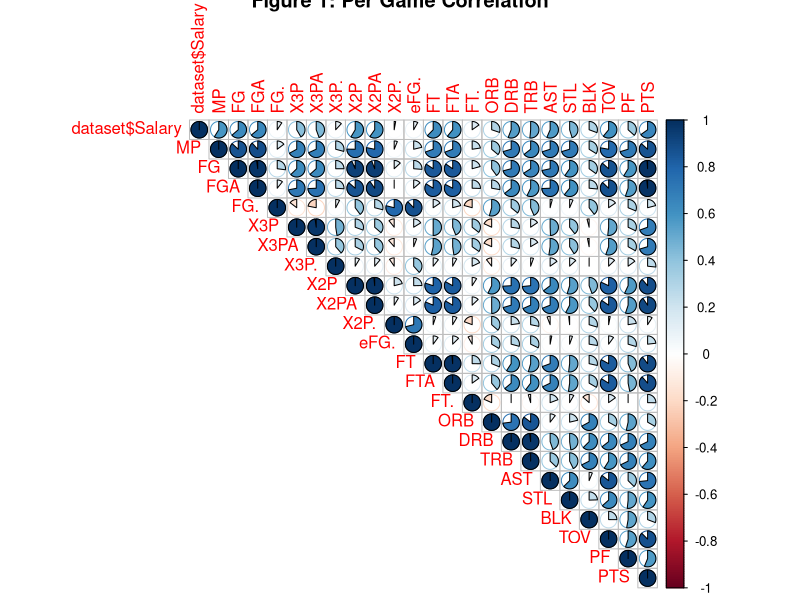
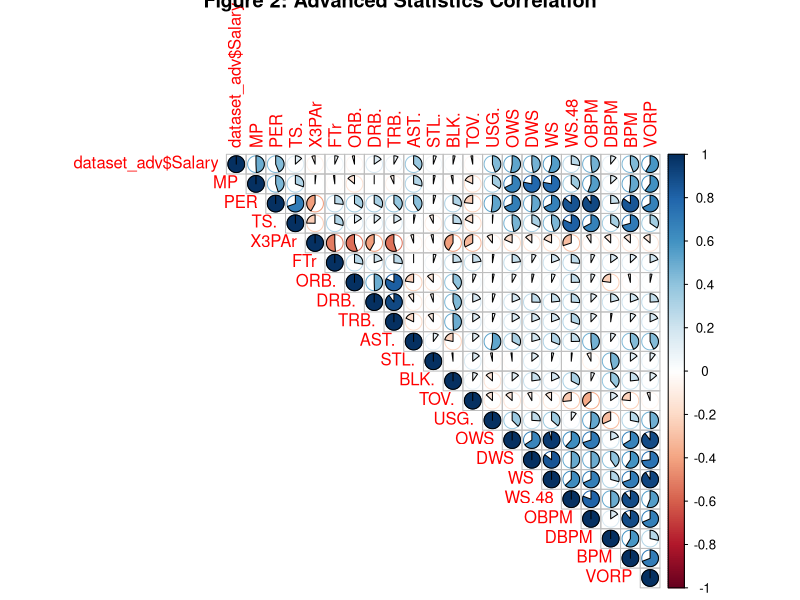
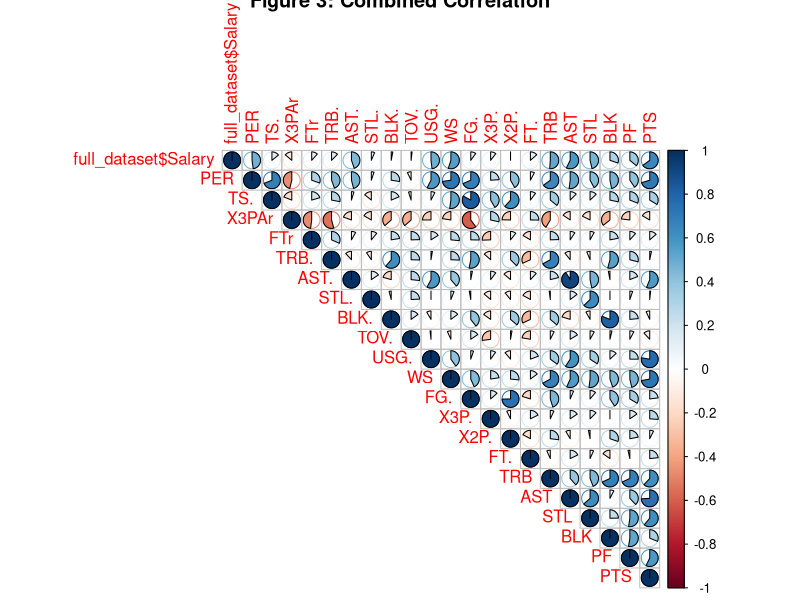
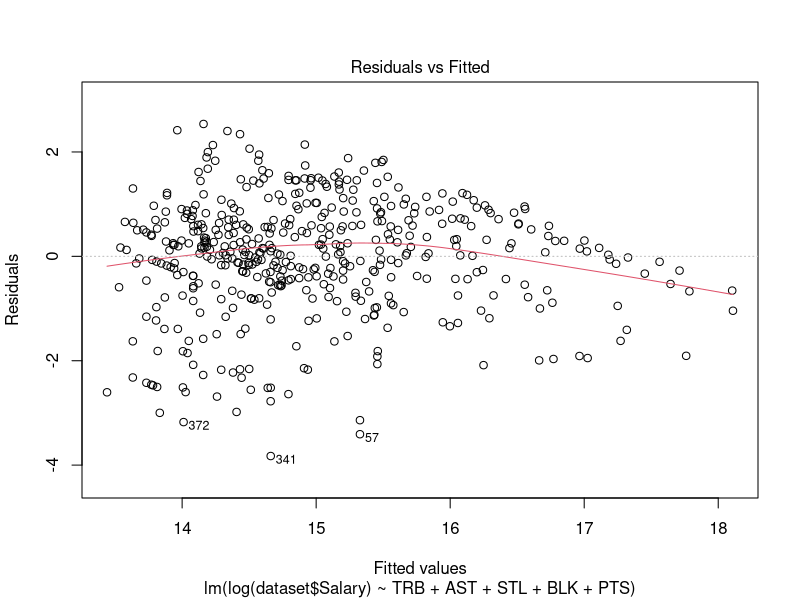
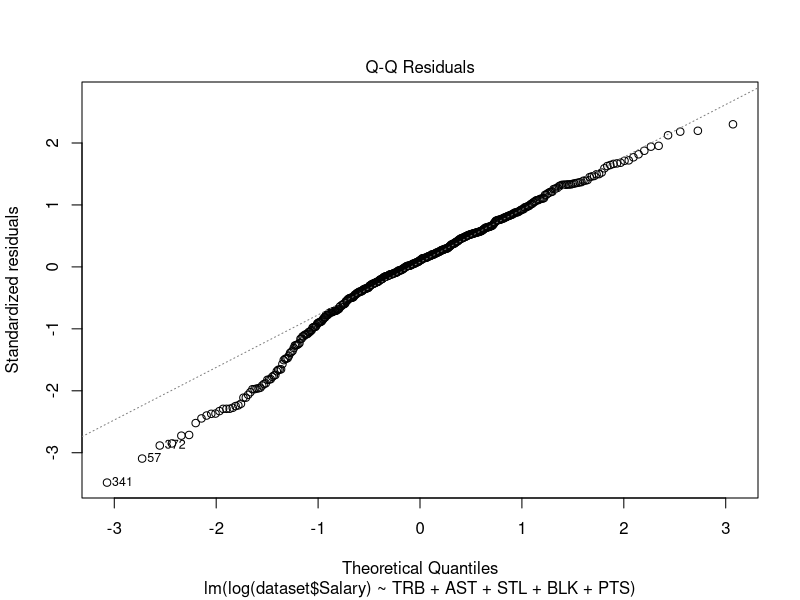
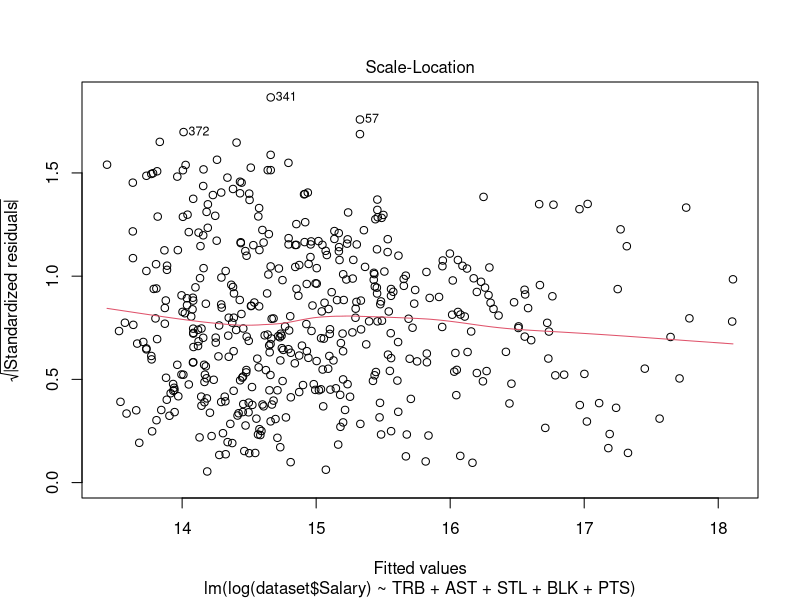
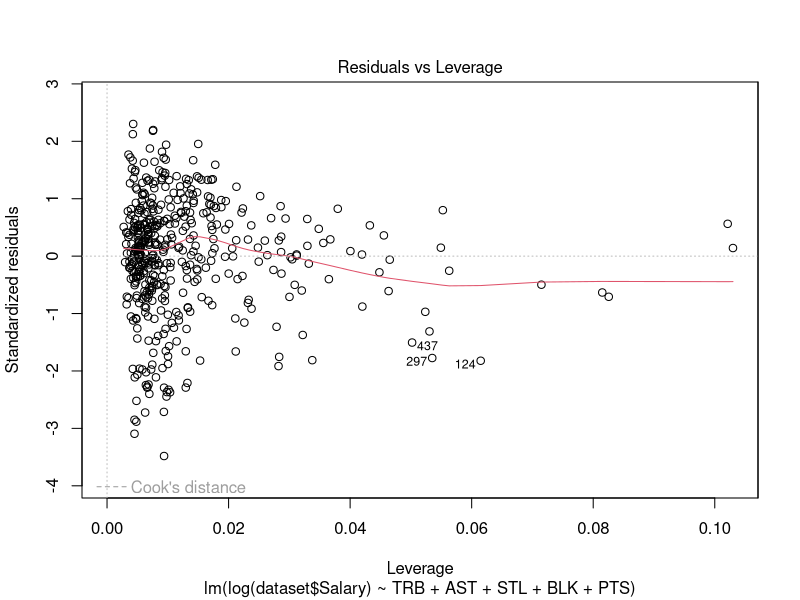
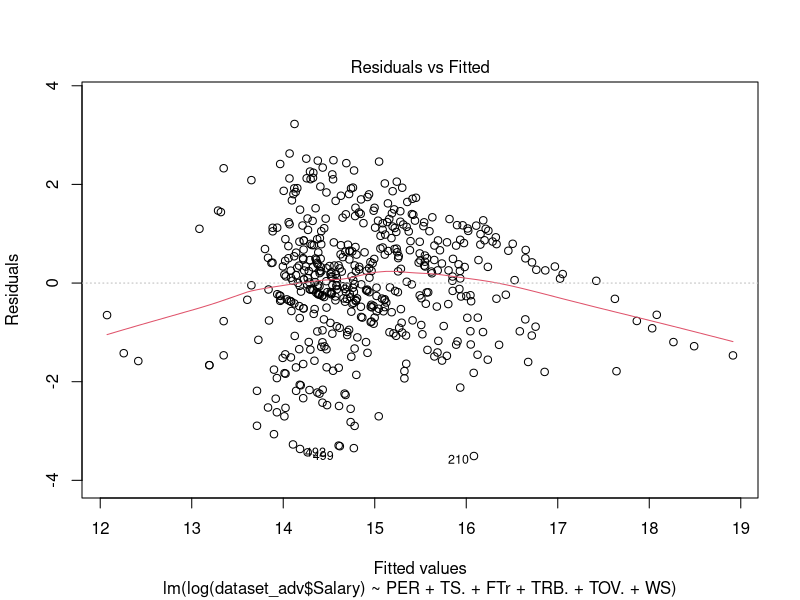

Reproduce these figures in R, in order.
## ---- chunk 1
knitr::opts_chunk$set(echo = TRUE)
## ---- chunk 2
library(stringr)
library(dplyr)
library(corrplot)
library(knitr)
library(broom)

#margin issues
opts_knit$set(global.par = TRUE)

#http://web.archive.org/web/20201113205930/https://www.basketball-reference.com/contracts/players.html
salary_2019 <- read.csv("dataset/2019 salaries.csv")
names(salary_2019)[names(salary_2019) == "ï..Player"] <- "Player"

#change value of salary from character to numeric
salary_2019$Salary <- str_remove(salary_2019$Salary, "[$]")
salary_2019$Salary <- str_remove_all(salary_2019$Salary, "[,]")
salary_2019$Salary <- as.numeric(as.character(salary_2019$Salary))

#when players are paid from a different team like from clearing waivers there will be multiple rows so we combine them
#salary_2019 <- salary_2019 %>% group_by(Player) %>% summarise(Salary = sum(Salary))
salary_2019 <- salary_2019[order(salary_2019[,1]),]

## ---- chunk 3
#https://www.basketball-reference.com/leagues/NBA_2020_per_game.html
season_2019 <- read.csv("dataset/2019 season stats.csv")
ss2019 <- na.omit(season_2019)
ss2019 <- subset(ss2019, select = -Rk)
## ---- chunk 4
# reduce to only tot not three rows
ss2019 <- ss2019 %>% distinct(Player, .keep_all = TRUE)
## ---- chunk 5
perGame_table <- cbind(colnames(ss2019), c("Player Name", "Position", "Age", "Team Initials", "Games Played", "Games Started", "Minutes Per Game Played", "Field Goals Per Game", "Field Goals Attempted Per Game", "Field Goals Percentage", "3 Point Field Goals Per Game", "3 Point Field Goals Attempted Per Game", "3 Point Field Goal Percentage", "2 Point Field Goals Per Game", "2 Point Field Goals Attempted Per Game", "2 Point Field Goal Percentage", "Effective Field Goal Percentage", "Free Throws Per Game", "Free Throws Attempted Per Game", "Free Throw Percentage", "Offensive Rebounds Per Game", "Defensive Rebounds Per Game", "Total Rebounds Per Game", "Assists Per Game", "Steals Per Game", "Blocks Per Game", "Turnovers Per Game", "Personal Fouls", "Points Per Game"))
colnames(perGame_table) <- c("Variables", "Meanings")

## ---- chunk 6
#https://www.basketball-reference.com/leagues/NBA_2020_advanced.html
season_adv <- read.csv("dataset/2019 adv stats.csv")
season_adv <- na.omit(season_adv)
# reduce to only tot not three rows
ssADV2019 <- subset(season_adv, select = -Rk)
ssADV2019 <- ssADV2019 %>% distinct(Player, .keep_all = TRUE)
## ---- chunk 7
adv_table <- cbind(colnames(ssADV2019), c("Player Name", "Position", "Age", "Team Initials", "Games Played", "Minutes Played", "Player Efficiency Rating", "True Shooting Percentage", "3 Point Attempt Rate", "Free Throw Attempt Rate", "Offensive Rebound Percentage", "Defensive Rebound Percentage", "Total Rebound Percentage", "Assist Percentage", "Steal Percentage", "Block Percentage", "Turnover Percentage", "Usage Percentage", "Offensive Win Shares", "Defensive Win Shares", "Win Shares", "Win Shares / 48 Minutes", "Offensive Box Plus/Minus", "Defensive Box Plus/Minus", "Box Plus/Minus", "Value over Replacement Player"))
colnames(adv_table) <- c("Variables", "Meanings")

## ---- chunk 8
dataset <- merge(salary_2019, ss2019, by="Player")
model_data_uncleaned <- select(dataset, MP:PTS)
model_data <- select(model_data_uncleaned, FG., X3P., X2P., FT., TRB:PTS, -TOV)
## ---- chunk 9
corrplot(cor(cbind(dataset$Salary, model_data_uncleaned)), method="pie", type ="upper", title="Figure 1: Per Game Correlation")
## ---- chunk 10
dataset_adv <- merge(salary_2019, ssADV2019, by="Player")
dataset_adv <- dataset_adv[-193,]
model_data_adv_uncleaned <- select(dataset_adv, MP:VORP)
model_data_adv <- select(model_data_adv_uncleaned, -ORB., -DRB., -OWS, -DWS, -OBPM, -DBPM, -WS.48, -VORP, -BPM, -MP)
## ---- chunk 11
corrplot(cor(cbind(dataset_adv$Salary, model_data_adv_uncleaned)), method="pie", type="upper", title="Figure 2: Advanced Statistics Correlation")
## ---- chunk 12
basic <- select(merge(salary_2019, ss2019, by="Player"), Player, FG., X3P., X2P., FT., TRB:PTS, -TOV)
adv <- select(merge(salary_2019, ssADV2019, by="Player"), -ORB., -DRB., -OWS, -DWS, -OBPM, -DBPM, -WS.48, -VORP, -BPM, -MP)
full_dataset <- merge(adv, basic, by="Player")

model_data_full_uncleaned <- select(full_dataset, PER:PTS)
correlation_data <- cor(select(full_dataset, Salary, PER:PTS))
model_data_full <- select(model_data_full_uncleaned, -FG., -AST., -`BLK.`)

## ---- chunk 13
corrplot(cor(cbind(full_dataset$Salary, model_data_full_uncleaned)), method="pie", type="upper", title="Figure 3: Combined Correlation")
## ---- chunk 14
full_m <- lm(log(dataset$Salary)~ . , data=model_data)
AIC_m <- step(full_m, direction="both")
BIC_m <- step(full_m, direction="both", k=log(length(model_data)))
summary(AIC_m)
summary(BIC_m)

plot(AIC_m)
AIC_m_res <- cbind(dataset$Player, residuals(AIC_m))
AIC_m_res <- AIC_m_res[order(AIC_m_res[,2]),]
colnames(AIC_m_res) <- c("Player", "Residuals")
## ---- chunk 15
full_m2 <- lm(log(dataset_adv$Salary)~ . , data=model_data_adv)
AIC_m2 <- step(full_m2, direction="both")
BIC_m2 <- step(full_m2, direction="both", k=log(length(model_data_adv)))

summary(AIC_m2)
summary(BIC_m2)

cor(model_data_adv)

plot(AIC_m2)
AIC_m_res2 <- cbind(dataset$Player, residuals(AIC_m2))
AIC_m_res2 <- AIC_m_res2[order(AIC_m_res2[,2]),]
colnames(AIC_m_res2) <- c("Player", "Residuals")
## ---- chunk 16
full_m3 <- lm(log(full_dataset$Salary)~ . , data=model_data_full)
AIC_m3 <- step(full_m3, direction="both")
BIC_m3 <- step(full_m3, direction="both", k=log(length(model_data_full)))

summary(AIC_m3)
summary(BIC_m3)

plot(AIC_m3)
AIC_m_res3 <- cbind(dataset$Player, residuals(AIC_m3))
AIC_m_res3 <- AIC_m_res3[order(AIC_m_res3[,2]),]
colnames(AIC_m_res3) <- c("Player", "Residuals")
## ---- chunk 17
summary(AIC_m)
cor(cbind(log(dataset$Salary), model_data))
summary(AIC_m2)
cor(cbind(log(dataset_adv$Salary), model_data_adv))
summary(AIC_m3)
summary(BIC_m3)
cor(cbind(log(full_dataset$Salary), model_data_full))
## ---- chunk 18
par(mfrow=c(2,2))
plot(AIC_m, main ="Figure 4: Diagnostic Plots")
## ---- chunk 19
par(mfrow=c(2,2))
plot(AIC_m2, main ="Figure 5: Diagnostic Plots")
## ---- chunk 20
par(mfrow=c(2,2))
plot(AIC_m3, main ="Figure 6: Diagnostic Plots")
